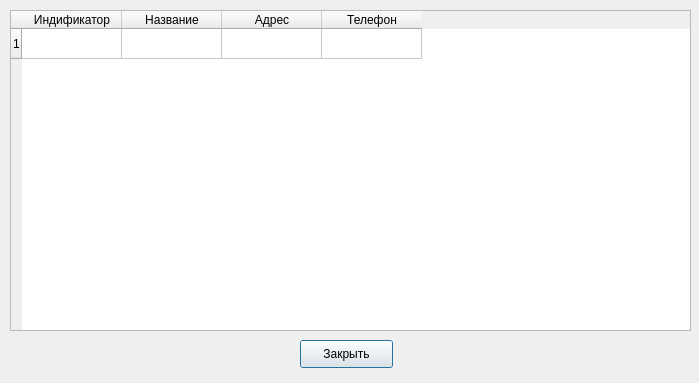
<?xml version="1.0" encoding="UTF-8"?>
<ui version="4.0">
 <class>Dialog</class>
 <widget class="QDialog" name="Dialog">
  <property name="geometry">
   <rect>
    <x>0</x>
    <y>0</y>
    <width>699</width>
    <height>383</height>
   </rect>
  </property>
  <property name="windowTitle">
   <string>Dialog</string>
  </property>
  <widget class="QPushButton" name="pushButton">
   <property name="geometry">
    <rect>
     <x>300</x>
     <y>340</y>
     <width>93</width>
     <height>28</height>
    </rect>
   </property>
   <property name="text">
    <string>Закрыть</string>
   </property>
  </widget>
  <widget class="QTableWidget" name="tableWidget">
   <property name="geometry">
    <rect>
     <x>10</x>
     <y>10</y>
     <width>681</width>
     <height>321</height>
    </rect>
   </property>
   <property name="rowCount">
    <number>1</number>
   </property>
   <row/>
   <column>
    <property name="text">
     <string>Индификатор</string>
    </property>
   </column>
   <column>
    <property name="text">
     <string>Название</string>
    </property>
   </column>
   <column>
    <property name="text">
     <string>Адрес</string>
    </property>
   </column>
   <column>
    <property name="text">
     <string>Телефон</string>
    </property>
   </column>
  </widget>
 </widget>
 <resources/>
 <connections/>
</ui>
